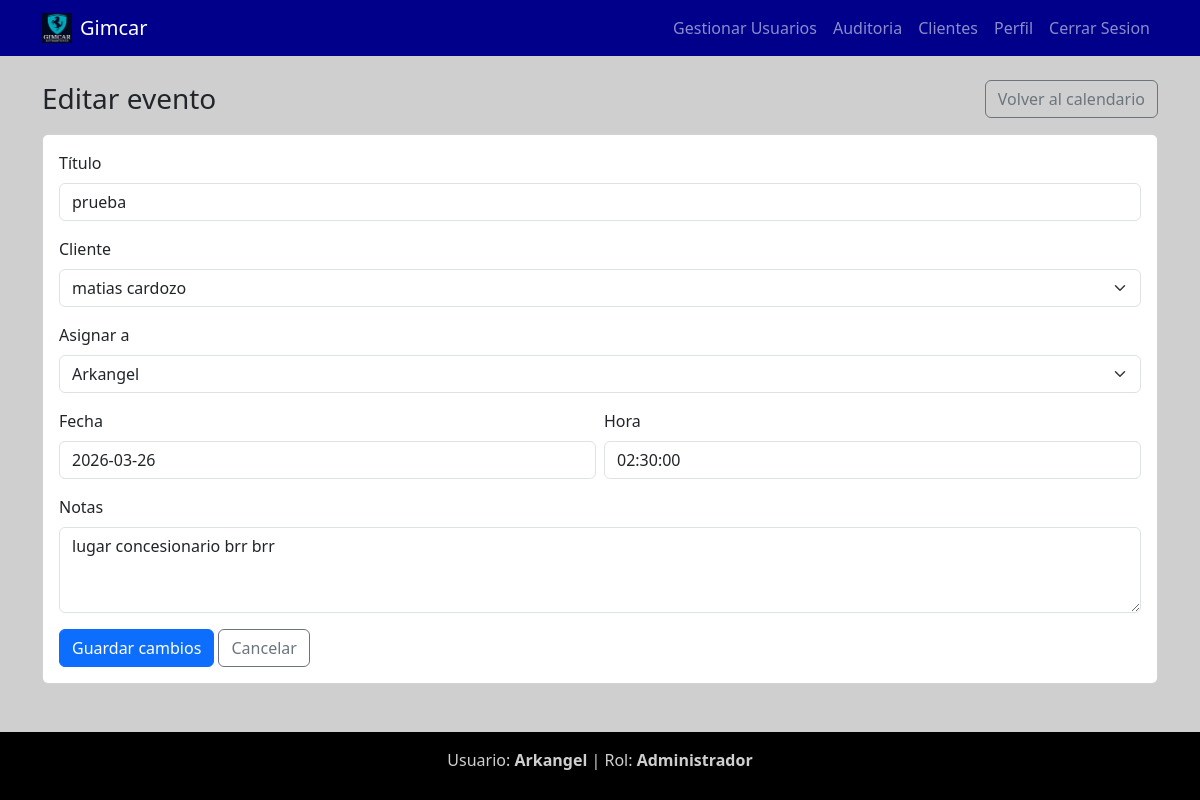
Page /clientes/calendario/1/editar/ (signed in) on the committed database.
### apps/clients/models.py (models this page shows, shortened)
class ClientEvent(models.Model):
    client = models.ForeignKey(Client, on_delete=models.CASCADE, related_name='events', null=True, blank=True)
    lead = models.ForeignKey('ClientLead', on_delete=models.SET_NULL, null=True, blank=True, related_name='events')
    owner = models.ForeignKey(User, on_delete=models.CASCADE, related_name='client_events', null=True, blank=True)
    title = models.CharField('Título', max_length=150)
    description = models.TextField('Notas', blank=True)
    starts_at = models.DateTimeField('Fecha y hora')
    lead_name = models.CharField('Nombre lead', max_length=150, blank=True)
    lead_phone = models.CharField('Teléfono lead', max_length=30, blank=True)
    created_at = models.DateTimeField(auto_now_add=True)
    class Meta:
        verbose_name = 'Evento de cliente'
        verbose_name_plural = 'Eventos de cliente'
        ordering = ['starts_at']
        indexes = [
            models.Index(fields=['starts_at']),
        ]

### apps/users/models.py (models this page shows, shortened)
class UserProfile(models.Model):
    ROLE_ADMIN = 'admin'
    ROLE_VENDOR = 'vendedor'
    ROLE_NEGOTIATOR = 'negociador'
    ROLE_SUPERVISOR = 'supervisor'
    ROLE_MANAGER = 'gestor'
    ROLE_ACCOUNTANT = 'contable'
    ROLE_MARKETING = 'marqueting'
    ROLE_MAINTENANCE = 'mantenimiento'
    ROLE_CHOICES = [
        (ROLE_ADMIN, 'Administrador'),
        (ROLE_VENDOR, 'Vendedor'),
        (ROLE_NEGOTIATOR, 'Negociador oficial de cuenta'),
        (ROLE_SUPERVISOR, 'Supervisor'),
        (ROLE_MANAGER, 'Gestor'),
        (ROLE_ACCOUNTANT, 'Contable'),
        (ROLE_MARKETING, 'Marqueting'),
        (ROLE_MAINTENANCE, 'Mantenimiento'),
    ]
    user = models.OneToOneField(User, on_delete=models.CASCADE, related_name='profile')
    role = models.CharField(max_length=20, choices=ROLE_CHOICES, default=ROLE_VENDOR)
    phone = models.CharField(max_length=20, blank=True)
    birthdate = models.DateField(null=True, blank=True)
    address = models.CharField(max_length=255, blank=True)
    notes = models.TextField(blank=True)
    created_at = models.DateTimeField(auto_now_add=True)
    updated_at = models.DateTimeField(auto_now=True)
    class Meta:
        verbose_name = "User Profile"
        verbose_name_plural = "User Profiles"

### apps/clients/views.py (the view, shortened to what this page needs)
# urls.py: path('calendario/<int:event_id>/editar/', views.client_event_edit, name='client_event_edit'),
@login_required(login_url='login')
@user_passes_test(is_admin, login_url='landing')
def client_event_edit(request, event_id):
    event = get_object_or_404(ClientEvent.objects.select_related('owner'), id=event_id)
    profile = getattr(request.user, 'profile', None)
    role = getattr(profile, 'role', UserProfile.ROLE_VENDOR) if profile else UserProfile.ROLE_VENDOR
    is_admin_user = request.user.is_superuser or role == UserProfile.ROLE_ADMIN
    if not is_admin_user and event.owner != request.user:
        messages.error(request, 'No tienes permiso para editar este evento.')
        return redirect('client_calendar')
    form = ClientEventForm(request.POST or None, instance=event, user=request.user)
    return render(request, 'clients/client_event_form.html', {
        'form': form,
        'event': event,
    })

### apps/clients/models.py (called while the page is built)
    def __str__(self):
        display_name = self.company_name if self.company_name else f"{self.last_name}, {self.first_name}".strip(', ')
        return display_name or f"Cliente {self.id}"

### apps/clients/views.py (called while the page is built)
def is_admin(user):
    profile = getattr(user, 'profile', None)
    role = getattr(profile, 'role', UserProfile.ROLE_VENDOR) if profile else UserProfile.ROLE_VENDOR
    return user.is_superuser or role in (
        UserProfile.ROLE_ADMIN,
        UserProfile.ROLE_SUPERVISOR,
        UserProfile.ROLE_VENDOR,
        UserProfile.ROLE_NEGOTIATOR,
    )

### templates/clients/client_event_form.html (shortened to what this page needs)
{% extends "base/base.html" %}
{% block content %}
<div class="d-flex justify-content-between align-items-center mb-3">
    <h3 class="mb-0">Editar evento</h3>
    <a href="{% url 'client_calendar' %}" class="btn btn-outline-secondary">Volver al calendario</a>
</div>
<div class="card">
    <div class="card-body">
        <form method="post" novalidate>
            <div class="mb-3">
                <label class="form-label">Título</label>
                {{ form.title }}
            </div>
            <div class="mb-3">
                <label class="form-label">Cliente</label>
                {{ form.client }}
            </div>
            {% if form.owner %}
            <div class="mb-3">
                <label class="form-label">Asignar a</label>
                {{ form.owner }}
            </div>
            {% endif %}
            <div class="row g-2 mb-3">
                <div class="col-6">
                    <label class="form-label">Fecha</label>
                    {{ form.start_date }}
                </div>
                <div class="col-6">
                    <label class="form-label">Hora</label>
                    {{ form.start_time }}
                </div>
            </div>
            <div class="mb-3">
                <label class="form-label">Notas</label>
                {{ form.description }}
            </div>
            <button type="submit" class="btn btn-primary">Guardar cambios</button>
            <a href="{% url 'client_calendar' %}" class="btn btn-outline-secondary">Cancelar</a>
        </form>
    </div>
</div>
{% endblock %}

### templates/base/base.html (shortened to what this page needs)
<!DOCTYPE html>
{% load static %}
<html lang="es">
<head>
    <link href="https://cdn.jsdelivr.net/npm/bootstrap@5.3.0/dist/css/bootstrap.min.css" rel="stylesheet">
</head>
<body>
    <nav class="navbar navbar-expand-lg navbar-dark">
        <div class="container">
            <a class="navbar-brand d-flex align-items-center" href="{% url 'landing' %}">
                <img src="{% static 'images/logo1.jpeg' %}" alt="Logo" width="30" height="30" class="me-2">
                <span>Gimcar</span>
            </a>
            <div class="collapse navbar-collapse" id="navbarNav">
                <ul class="navbar-nav ms-auto">
                    {% if user.is_authenticated %}
                    {% with role=user.profile.role %}
                    {% if role == 'admin' or role == 'supervisor' %}
                    <li class="nav-item"><a class="nav-link" href="{% url 'user_list' %}">Gestionar Usuarios</a></li>
                    <li class="nav-item"><a class="nav-link" href="{% url 'audit_log_list' %}">Auditoria</a></li>
                    {% endif %}
                    {% if role == 'admin' or role == 'supervisor' or role == 'vendedor' %}
                    <li class="nav-item"><a class="nav-link" href="{% url 'client_list' %}">Clientes</a></li>
                    {% endif %}
                    {% endwith %}
                    <li class="nav-item"><a class="nav-link" href="{% url 'profile_view' %}">Perfil</a></li>
                    <li class="nav-item"><a class="nav-link" href="{% url 'logout' %}">Cerrar Sesion</a></li>
                    {% else %}
                    <li class="nav-item"><a class="nav-link" href="{% url 'login' %}">Login</a></li>
                    {% endif %}
                </ul>
            </div>
        </div>
    </nav>
    <main class="container mt-4">
        {% block content %}{% endblock %}
    </main>
    <footer class="footer-bar text-center">
        <div class="container">
            <p>Usuario: <strong>{{ user.username }}</strong> | Rol: <strong>{% if user.is_authenticated %}{{ user.profile.get_role_display }}{% else %}Visitante{% endif %}</strong></p>
        </div>
    </footer>
</body>
</html>

### templates/base/base.html (style rules this page uses)
.navbar { background-color: #00008B !important; }
body { background-color: #cfcfcf; }
footer.footer-bar { margin-top: 3rem; padding: 1rem 0; background-color: #000; color: #cfcfcf; }
footer.footer-bar strong { color: #cfcfcf; }

### rows in the picture
ClientEvent: title "prueba", client "matias cardozo", owner "Arkangel", description "lugar concesionario brr brr"

### other values in the picture
{{ user.username }} "Arkangel"
{{ user.profile.get_role_display }} "Administrador"
